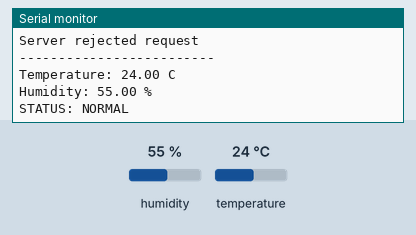
This sketch was run on a simulated ESP32. Parts: the last lines printed to the serial monitor. The inputs (shaded band) are chosen by the test bench; at power-on: humidity 55 %, temperature 24 °C. WiFi joins after 1.5 s; servers stay silent unless stated; uploads are accepted with an empty reply; the local clock reads 2024-03-15 10:24:30 at power-on unless the sketch sets it.

Above: at 10.8 s.
10.9 s: humidity set to 74 %
At 15.5 s:
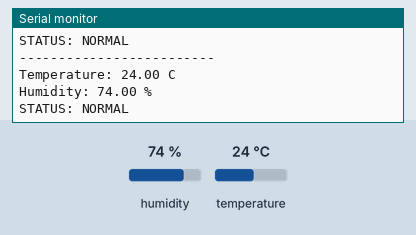
18.4 s: humidity set to 77 %
At 20.6 s:
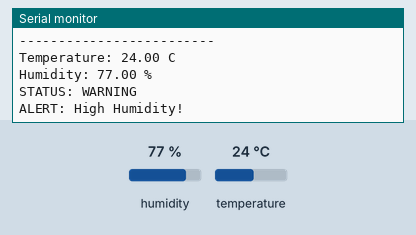
Timing chart, 0 to 22.1 s (numbered marks = the images above; inputs shaded):
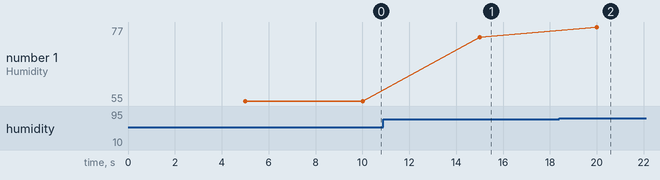

Measured:
- the behaviour switches between 75 and 76 % on humidity (found by bisection; images 1 and 2)
- after the input at 10.9 s, the serial monitor: prints a new line after 4.1 s (image 1)
- after the input at 18.4 s, the serial monitor: prints a new line after 1.6 s (image 2)
- plotted number 1: 55 → 74 after the input at 10.9 s, 74 → 77 after the input at 18.4 s

The sketch:

ESP32_DHT22.ino
```cpp
#include <Arduino.h>
#include <DHT.h>
#include <WiFi.h>
#include <WiFiClientSecure.h>
#include <HTTPClient.h>
#include <time.h>

// ===================================
// EcoDorm - ESP32 #1 + DHT22
// ===================================

// 1. Wi-Fi (2.4 GHz)
const char* WIFI_SSID = "YOUR_WIFI_SSID";
const char* WIFI_PASSWORD = "YOUR_WIFI_PASSWORD";

// 2. EcoDorm API Key from Node-RED
const char* API_KEY = "YOUR_ECODORM_API_KEY";

// 3. Proxmox HTTPS Endpoint
const char* SERVER_URL =
  "https://YOUR_HOST/api/ecodorm/telemetry";

// 4. DHT22
#define DHTPIN 27
#define DHTTYPE DHT22

DHT dht(DHTPIN, DHTTYPE);

// 5. Thresholds (Demo)
const float TEMP_LIMIT = 32.0;
const float HUMIDITY_LIMIT = 75.0;

// 6. Intervals
const unsigned long READ_INTERVAL = 5000;   // 5 วินาที
const unsigned long SEND_INTERVAL = 60000;  // 1 นาที

unsigned long lastRead = 0;
unsigned long lastSend = 0;
unsigned long lastWiFiRetry = 0;

bool firstSend = true;

// ===================================
// HTTPS POST
// ===================================

void sendToServer(float temperature, float humidity) {

  WiFiClientSecure client;

  // Verify HTTPS Certificate จริง
  // ESP32 Core 3.3.12 ขึ้นไป
  client.useBuiltinCACertBundle();

  client.setHandshakeTimeout(15);

  HTTPClient http;
  http.setConnectTimeout(10000);
  http.setTimeout(10000);

  if (!http.begin(client, SERVER_URL)) {
    Serial.println("HTTPS begin failed");
    return;
  }

  http.addHeader("Content-Type", "application/json");
  http.addHeader("x-api-key", API_KEY);

  // JSON match with Node-RED
  String json = "{\"device_id\":\"temp01\",";
  json += "\"temperature\":";
  json += String(temperature, 2);
  json += ",\"humidity\":";
  json += String(humidity, 2);
  json += "}";

  Serial.println("Sending HTTPS...");
  Serial.println(json);

  int httpCode = http.POST(json);

  Serial.print("HTTP Code: ");
  Serial.println(httpCode);

  if (httpCode == 202) {
    Serial.println("SUCCESS: Node-RED accepted data");
  } else if (httpCode > 0) {
    Serial.println("Server rejected request");
    Serial.println(http.getString());
  } else {
    Serial.print("HTTPS error: ");
    Serial.println(http.errorToString(httpCode));
  }

  http.end();
}

// ===================================
// SETUP
// ===================================

void setup() {

  Serial.begin(115200);
  dht.begin();

  Serial.println();
  Serial.println("EcoDorm - ESP32 #1");
  Serial.println("DHT22 + WiFi + HTTPS");

  WiFi.mode(WIFI_STA);
  WiFi.setAutoReconnect(true);
  WiFi.begin(WIFI_SSID, WIFI_PASSWORD);

  Serial.println("Connecting to WiFi...");

  // HTTPS Certificate ต้องใช้เวลาที่ถูกต้อง
  configTime(0, 0, "pool.ntp.org", "time.google.com");
}

// ===================================
// LOOP
// ===================================

void loop() {

  unsigned long now = millis();

  // ลองเชื่อม Wi-Fi ใหม่เมื่อหลุด
  if (WiFi.status() != WL_CONNECTED &&
      now - lastWiFiRetry >= 10000) {

    lastWiFiRetry = now;
    WiFi.reconnect();
  }

  // อ่าน Sensor ทุก 5 วินาที
  if (now - lastRead < READ_INTERVAL) {
    return;
  }

  lastRead = now;

  float temperature = dht.readTemperature();
  float humidity = dht.readHumidity();

  // STEP 1: Data Validation
  if (isnan(temperature) || isnan(humidity) ||
      temperature < 0 || temperature > 60 ||
      humidity < 0 || humidity > 100) {

    Serial.println("INVALID DATA: DHT22 rejected");
    return;
  }

  // STEP 2: Edge Threshold Detection
  bool tempWarning = temperature > TEMP_LIMIT;
  bool humidityWarning = humidity > HUMIDITY_LIMIT;

  Serial.println("-------------------------");

  Serial.print("Temperature: ");
  Serial.print(temperature);
  Serial.println(" C");

  Serial.print("Humidity: ");
  Serial.print(humidity);
  Serial.println(" %");

  if (tempWarning || humidityWarning) {

    Serial.println("STATUS: WARNING");

    if (tempWarning) {
      Serial.println("ALERT: High Temperature!");
    }

    if (humidityWarning) {
      Serial.println("ALERT: High Humidity!");
    }

  } else {
    Serial.println("STATUS: NORMAL");
  }

  // STEP 3: Check Wi-Fi
  if (WiFi.status() != WL_CONNECTED) {
    Serial.println("WiFi disconnected");
    return;
  }

  // STEP 4: Check Time Sync for TLS
  if (time(nullptr) < 1700000000) {
    Serial.println("Waiting for NTP time sync...");
    return;
  }

  // STEP 5: Send HTTPS every 1 minute
  if (firstSend || now - lastSend >= SEND_INTERVAL) {

    firstSend = false;
    lastSend = millis();

    sendToServer(temperature, humidity);
  }
}
```
